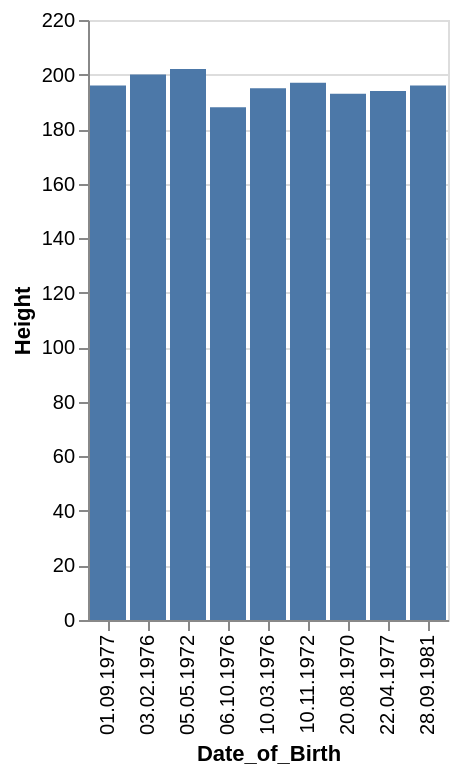

Source (Vega-Lite JSON):
### Vega-Lite specification from a JSON file in a GitHub repository (floating-point values rounded to 4 significant figures)
{"data": {"values": [{"x_data": "01.09.1977", "y_data": 196}, {"x_data": "03.02.1976", "y_data": 200}, {"x_data": "05.05.1972", "y_data": 202}, {"x_data": "06.10.1976", "y_data": 188}, {"x_data": "10.03.1976", "y_data": 195}, {"x_data": "10.11.1972", "y_data": 197}, {"x_data": "20.08.1970", "y_data": 193}, {"x_data": "22.04.1977", "y_data": 194}, {"x_data": "28.09.1981", "y_data": 196}]}, "mark": "bar", "encoding": {"x": {"field": "x_data", "type": "nominal", "title": "Date_of_Birth", "sort": "ascending"}, "y": {"field": "y_data", "type": "quantitative", "title": "Height"}}}
